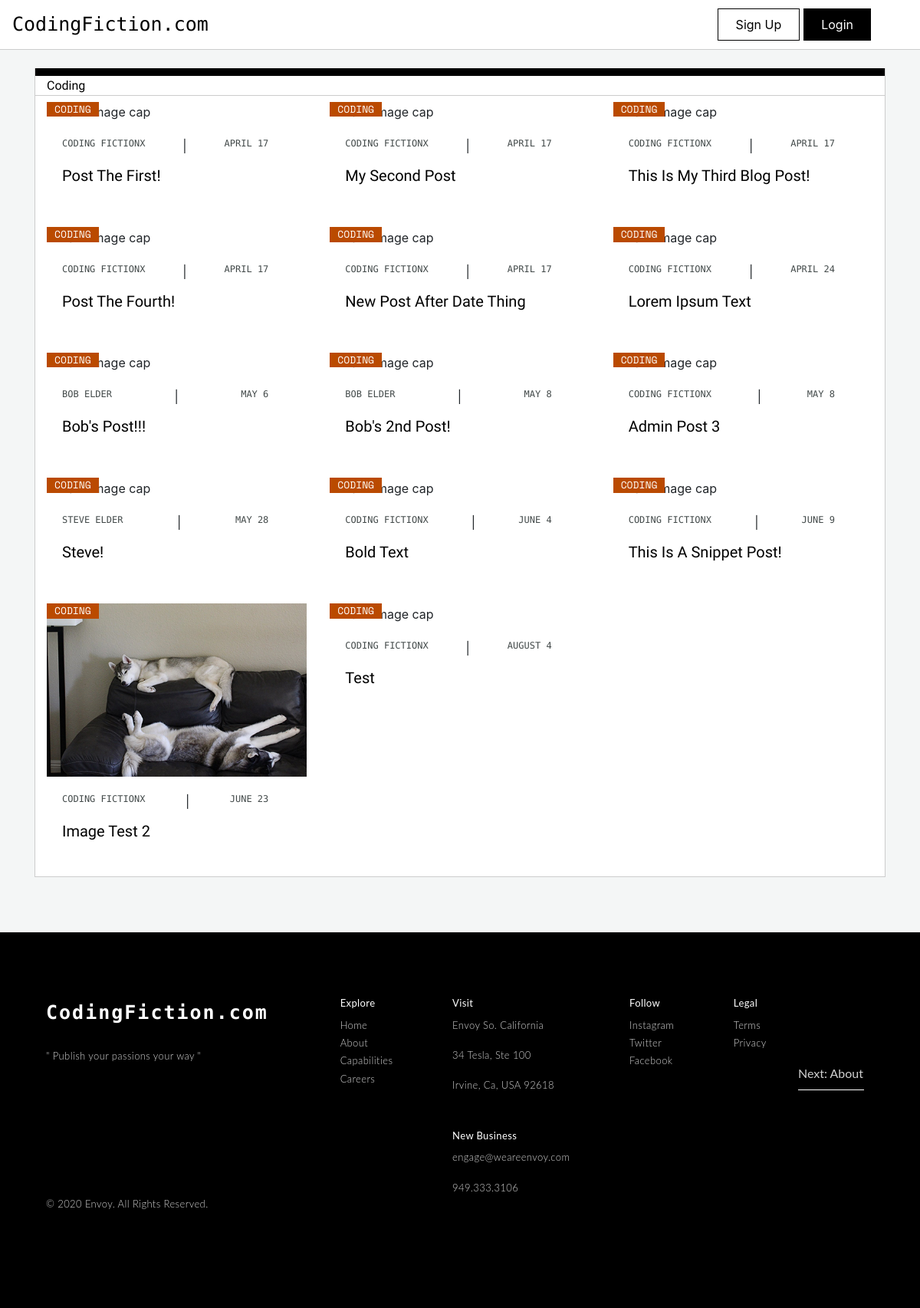
/category/coding/, run on the app's committed database.
### theblog/models.py (models this page shows, shortened)
class Post(models.Model):
	title = models.CharField(max_length=255)
	header_image = models.ImageField(null=True, blank=True, upload_to="images/")
	title_tag = models.CharField(max_length=50)
	author = models.ForeignKey(User, on_delete=models.CASCADE)
	body = RichTextField(blank=True, null=True)
	post_time = models.TimeField(auto_now_add=True)
	post_date = models.DateField(auto_now_add=True)
	category = models.CharField( max_length=255, default='coding' )
	likes = models.ManyToManyField(User, related_name='blog_posts')

### theblog/views.py (the view)
# urls.py: path('category/<str:cats>/', CategoryView, name='category'),
def CategoryView(request, cats):
	category_posts = Post.objects.filter(category=cats.replace('-', ' '))
	return render(request, 'categories.html', {'cats':cats.replace('-', ' ').title(), 'category_posts':category_posts})

### theblog/templates/categories.html (shortened to what this page needs)
{% extends 'base.html' %}
{% block content %}
{% if category_posts %}
		<div class="wrapper blog_item_sec"  style="background-color: #fff">
			<div class="container msp_head">
                         <span> {{ cats }}</span>
            </div>
      <div class="row mx-0 wrapper">
              	{% for post in category_posts %}
                                      <div class="col-lg-4 col-md-4 col-sm-12 col-xs-12 mx-0 " style="width: 100%">
          <div class="card my-2 mx-0" >
			  <div class="wrapper card_img">
                 {% if post.header_image %}
                   <img src="{{ post.header_image.url }}" style="width: 100%; "  class="responsive" >
                   <span class="cat_ovr_img d-flex justify-content-center">
					                <a  href="{% url 'category' post.category|slugify %}">
					                                {{ post.category|upper }}
				                    </a>
                   </span>
                 {% else %}
			                 <span class="cat_ovr_img d-flex justify-content-center">
					                <a  href="{% url 'category' post.category|slugify %}">
					                                {{ post.category|upper }}
				                    </a>
				             </span>
                {% endif %}
			  </div>
            <div class="card-body">
                 <span class="card-title container row d-flex justify-content-center">
                      <div class="blog_usr_name mr-auto px-0 py-0">
                         {{ post.author.first_name | upper }} {{ post.author.last_name | upper }}
                     </div>
                     |
                     <div class="blog_date ml-auto">
                          {{ post.post_date|date:'F' | upper }} {{ post.post_date.day| upper}}
                     </div>
				 </span>
                 <p class="card-text">
					 <a href="{% url 'article-detail' post.pk %}">{{ post.title | title }}</a>
				 </p>
			</div>
          </div>
        </div>
              {% endfor %}
      </div>
  </div>
{% endif %}
{% endblock %}

### theblog/templates/base.html (shortened to what this page needs)
{% load static %}
<!doctype html>
<html lang="en">
  <head>
    <link rel="stylesheet" href="https://stackpath.bootstrapcdn.com/bootstrap/4.4.1/css/bootstrap.min.css">
  </head>
  <body>
    <nav class="navbar navbar-expand-lg ">
  <a class="navbar-brand" href="{% url 'home' %}">CodingFiction.com</a>
  <div class="collapse navbar-collapse  justify-content-end" id="navbarSupportedContent">
    <ul class="navbar-nav justify-content-end mr-5 navlink_sec">
      {% if user.is_authenticated %}
        <li class="mr-5 ">
             <span>
                        <button type="button" title="newsletter subscribe" class="btn btn-primary small_f newsltter_btn px-2 py-1" data-toggle="modal" data-target="#exampleModalLong">
                            SUBSCRIBE
                        </button>
                        <div class="modal fade" id="exampleModalLong" tabindex="-1" role="dialog" aria-labelledby="exampleModalLongTitle" aria-hidden="true">
                            <div class="modal-dialog modal-dialog-centered" role="document">
                                 <div class="modal-content px-5 model_sec bg-dark" style="border-radius: 0px">
                                           <div class="modal-header">
                                                        <button type="button" class="close" data-dismiss="modal" aria-label="Close">
                                                           <span aria-hidden="true">&times;</span>
                                                        </button>
                                           </div>
                        <div class="modal-body">
                             <div class="wrapper">
                                 <span>
                                     <img src="https://images.pexels.com/photos/1535162/pexels-photo-1535162.jpeg?auto=compress&cs=tinysrgb&dpr=1&w=500" style="width: 100%">
                                 </span>
                             </div>
                         </div>
                          </div>
                               </div>
                              </div>
             </span>
        </li>
        <li class="nav-item nav_add_post " title="write a post">
          <a class="nav-link " href="{% url 'add_post' %}">
              <span>
                  <svg width="25px" height="25px" viewBox="0 0 16 16" class="bi bi-pencil-square mx-1" fill="currentColor" xmlns="http://www.w3.org/2000/svg">
                            <path d="M15.502 1.94a.5.5 0 0 1 0 .706L14.459 3.69l-2-2L13.502.646a.5.5 0 0 1 .707 0l1.293 1.293zm-1.75 2.456l-2-2L4.939 9.21a.5.5 0 0 0-.121.196l-.805 2.414a.25.25 0 0 0 .316.316l2.414-.805a.5.5 0 0 0 .196-.12l6.813-6.814z"/>
                               <path fill-rule="evenodd" d="M1 13.5A1.5 1.5 0 0 0 2.5 15h11a1.5 1.5 0 0 0 1.5-1.5v-6a.5.5 0 0 0-1 0v6a.5.5 0 0 1-.5.5h-11a.5.5 0 0 1-.5-.5v-11a.5.5 0 0 1 .5-.5H9a.5.5 0 0 0 0-1H2.5A1.5 1.5 0 0 0 1 2.5v11z"/>
                  </svg>
              </span>
          </a>
        </li>
      {% else %}
        <li class="nav-item sign_up small_f d-flex justify-content-center ">
         <div class="container sign_up_sec">
               <a class="nav-link" href="{% url 'register' %}">Sign Up</a>
         </div>
        </li>
        <li class="nav-item log_in small_f d-flex justify-content-center">
          <div class="container login_sec">
              <a class="nav-link" href="{% url 'login' %}">Login</a>
          </div>
        </li>
      {% endif %}
    </ul>
  </div>
</nav>
    <br/>
    <div class="container">
      {% block content %}
      {% endblock %}
    </div>
    <br/>
    <br/>
    <br/>
    <footer class="small_f">
  <nav class="footer-inner">
    <section class="footer-item">
      <h1>
           <a class="navbar-brand" style="color: #fff ! important" href="{% url 'home' %}">CodingFiction.com</a>
      </h1>
        <h2>
            " Publish your passions your way "
        </h2>
    </section>
    <section class="footer-item small_f">
      <h3>Explore</h3>
        <ul>
          <li><a href="#">Home</a></li>
          <li><a href="#">About</a></li>
          <li><a href="#">Capabilities</a></li>
          <li><a href="#">Careers</a></li>
        </ul>
    </section>
    <section class="footer-item">
      <h3>Visit</h3>
        <a href="#">
        <p>Envoy So. California</p>
        <p>34 Tesla, Ste 100</p>
        <p>Irvine, Ca, USA 92618</p>
        </a>
      <h3 class="desktop">New Business</h3>
        <p class="desktop"><a href="#">engage@weareenvoy.com</a></p>
        <p class="desktop"><a href="#">949.333.3106</a></p>
    </section>
    <section class="footer-item">
      <h3>Follow</h3>
        <ul>
          <li><a href="https://www.instagram.com/codingfiction">Instagram</a></li>
          <li><a href="https://twitter.com/CodingFiction">Twitter</a></li>
          <li><a href="#">Facebook</a></li>
        </ul>
    </section>
    <section class="footer-item">
      <h3>Legal</h3>
        <ul>
          <li><a href="{% url 'privacy_policy' %}">Terms</a></li>
          <li><a href="{% url 'user_agreement' %}">Privacy</a></li>
        </ul>
    </section>
    <section class="footer-item ">
        <a href="#" class="footer-button">Next: About</a>
    </section>
  </nav>
</footer>
  </body>
</html>

### theblog/templates/base.html (style rules this page uses)
body { margin: 0px ! important; padding : 0px ! important; background-color: #F4F6F6; background-image: initial; background-position-x: initial; background-position-y: initial; background-size: initial; background-repeat-x: initial; background-repeat-y: initial; background-attachment: initial; background-origin: initial; background-clip: initial; }
.navbar { background-color: #fff ! important; border-bottom : 1px solid #ccc; }
.navbar-brand { font-family: 'Major Mono Display', monospace; font-size: 25px ! important; color : #000 !important; }
.nav-item a { color : #000 !important; }
.blog_item_sec { border-left : 1px solid #ccc; border-right : 1px solid #ccc; border-bottom : 1px solid #ccc; }
.msp_head { border-top: 10px solid #000; border-bottom: 1px solid #ccc; }
.msp_head span { color: #000; font-family: 'Bowlby One SC', cursive; }
.card { border : none ! important; }
.card { border-radius: 0; }
.card_img { display:inline-block; position:relative; }
.cat_ovr_img { position:absolute;top:0;left:0; background-color: #BA4A00 ; color: #fff ! important ; }
.cat_ovr_img a { color: #fff ! important; font-family: 'Space Mono', monospace; font-size: 13px ; padding-left: 10px ; padding-right: 10px ; }
.blog_usr_name { font-size: 12px ; font-family: 'Fira Code', monospace; color: #424949; }
.blog_date { font-size: 12px ; font-family: 'Fira Code', monospace; color: #424949; }
.card-text a { font-size: 20px ; font-family: 'Jockey One', sans-serif; text-decoration : none; color: #000; }
.sign_up { border: 1px solid #000; }
.log_in { background-color: #000 ; margin-left: 5px; }
.log_in a { color: #fff ! important; }
footer { background-color: black; font-family: "Lato", sans-serif; padding: 85px 0 285px 0; }
.footer-inner { width: 90%; margin-left: auto; margin-right: auto; margin-bottom: 120px; max-width: 1170px; position: relative; }
.footer-item { float: left; margin: 0 7.2% 0 0; }
.footer-item:nth-of-type(7) { float: right; margin-right: 0; }
.footer-button { color: white; position: relative; font-weight: 400; font-size: 16px; transition: 1s; transition-delay: .2s; padding: 14px; }
.footer-button:after { content: ""; position: absolute; top: 45px; right: 13px; background-color: white; height: 1px; width: 86px; transition: .6s; }
.footer-item h1 { font-weight: 900; color: white; font-size: 24px; letter-spacing: 2px; margin: 0; padding-bottom: 10px; }
.footer-item h2 { font-weight: 300; line-height: 1.8; font-size: 13px; color: #d1d1d1; letter-spacing: 0.03em; padding: 15px 0 0 0; }
.footer-item h3 { font-weight: 400; font-size: 13px; color: white; margin: 0; padding-bottom: 9px; letter-spacing: 0.03em; }
.footer-item h3.desktop { padding-top: 30px; }
.footer-item ul { line-height: 1.8; list-style-type: none; padding: 0; }
.footer-item li { font-weight: 300; font-size: 13px; color: #d1d1d1; letter-spacing: 0.03em; }
.footer-item p { font-weight: 300; font-size: 13px; padding: 0; line-height: 1.8; letter-spacing: 0.03em; }
.footer-item a { text-decoration: none; color: #d1d1d1; }
.desktop { display: auto; }
.footer-inner:after { content: "© 2020 Envoy. All Rights Reserved."; font-weight: 300; letter-spacing: 0.03em; font-size: 13px; color: #d1d1d1; position: absolute; top: 260px; clear: both; display: block; }

### data on the page
Post: category "CODING", author.first_name "CODING", author.last_name "FICTIONX", post_date "APRIL", post_date.day "17", title "Post The First!"
Post: category "CODING", author.first_name "CODING", author.last_name "FICTIONX", post_date "APRIL", post_date.day "17", title "My Second Post"
Post: category "CODING", author.first_name "CODING", author.last_name "FICTIONX", post_date "APRIL", post_date.day "17", title "This Is My Third Blog Post!"
Post: category "CODING", author.first_name "CODING", author.last_name "FICTIONX", post_date "APRIL", post_date.day "17", title "Post The Fourth!"
Post: category "CODING", author.first_name "CODING", author.last_name "FICTIONX", post_date "APRIL", post_date.day "17", title "New Post After Date Thing"
Post: category "CODING", author.first_name "CODING", author.last_name "FICTIONX", post_date "APRIL", post_date.day "24", title "Lorem Ipsum Text"
Post: category "CODING", author.first_name "BOB", author.last_name "ELDER", post_date "MAY", post_date.day "6", title "Bob's Post!!!"
Post: category "CODING", author.first_name "BOB", author.last_name "ELDER", post_date "MAY", post_date.day "8", title "Bob's 2nd Post!"
Post: category "CODING", author.first_name "CODING", author.last_name "FICTIONX", post_date "MAY", post_date.day "8", title "Admin Post 3"
Post: category "CODING", author.first_name "STEVE", author.last_name "ELDER", post_date "MAY", post_date.day "28", title "Steve!"
Post: category "CODING", author.first_name "CODING", author.last_name "FICTIONX", post_date "JUNE", post_date.day "4", title "Bold Text"
Post: category "CODING", author.first_name "CODING", author.last_name "FICTIONX", post_date "JUNE", post_date.day "9", title "This Is A Snippet Post!"
Post: header_image (picture), category "CODING", author.first_name "CODING", author.last_name "FICTIONX", post_date "JUNE", post_date.day "23", title "Image Test 2"
Post: category "CODING", author.first_name "CODING", author.last_name "FICTIONX", post_date "AUGUST", post_date.day "4", title "Test"

### other printed values
{{ cats }} "Coding"
